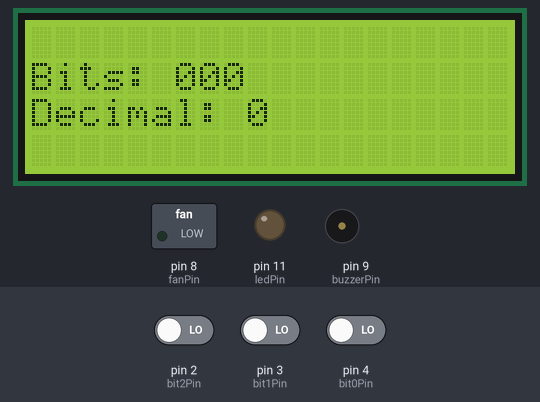
The sketch below on a simulated Arduino Uno, built with avr-gcc and run on an emulated ATmega328P. Shown: 20×4 character LCD, switched loads named in the sketch (green lamp = pin HIGH), output pins drawn as LEDs (lit = HIGH), buzzer (waves = sounding, pin HIGH). The test bench sets the inputs (shaded band); at power-on: pin 2 (bit2Pin) LOW, pin 3 (bit1Pin) LOW, pin 4 (bit0Pin) LOW. What the sketch prints to the serial monitor is not drawn.

Above: at 1.2 s.
1.3 s: pin 2 (bit2Pin) driven HIGH
At 2.8 s:
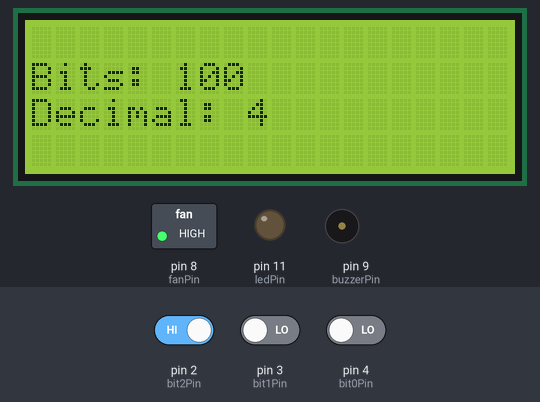
3.1 s: pin 3 (bit1Pin) driven HIGH
At 3.8 s:
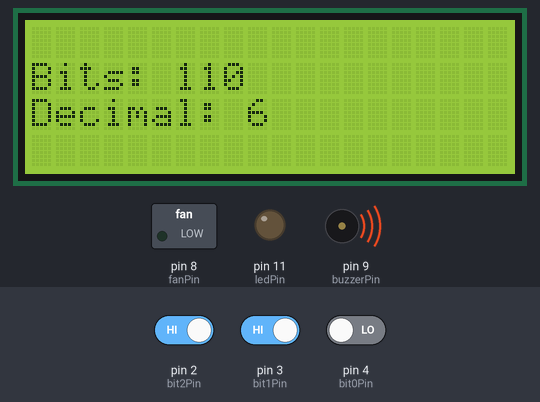
4.7 s: pin 2 (bit2Pin) driven LOW
At 5.8 s:
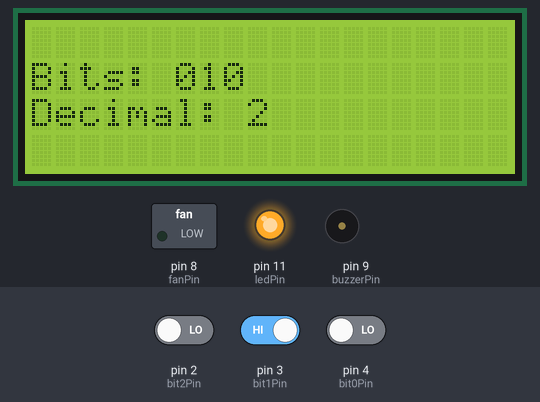
6.3 s: pin 4 (bit0Pin) driven HIGH
At 7.6 s:
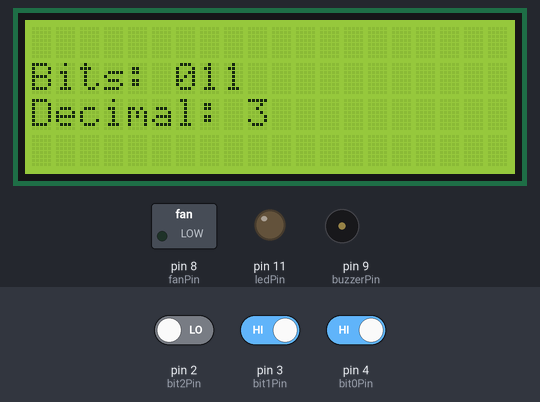
7.9 s: pin 3 (bit1Pin) driven LOW
At 8.5 s:
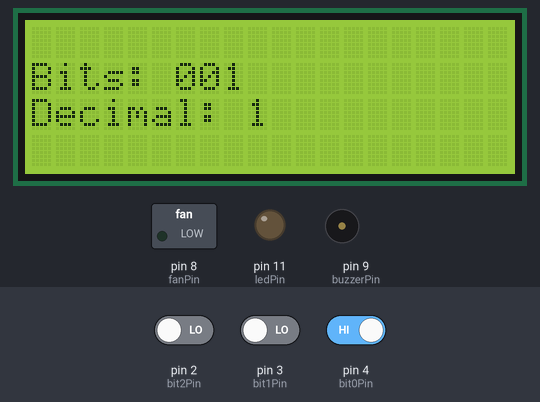
9.5 s: pin 2 (bit2Pin) driven HIGH
At 10.4 s:
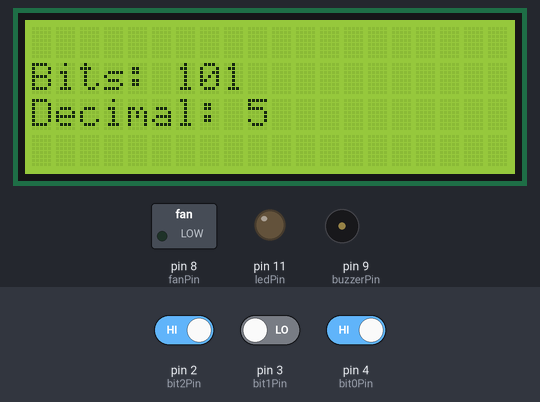
Timing chart, 0 to 12.1 s (numbered marks = the images above; inputs shaded):
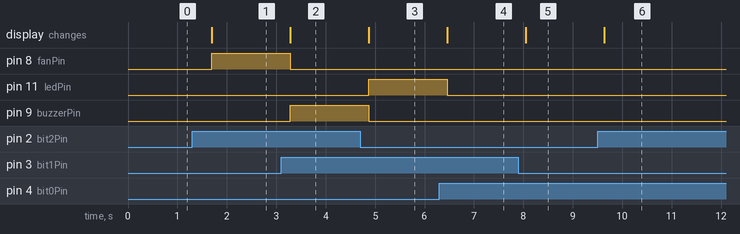

Measured:
- after the input at 1.3 s, pin 8 (fanPin): LOW → HIGH after 0.40 s; the display: changes after 0.40 s (image 1)
- after the input at 3.1 s, pin 8 (fanPin): HIGH → LOW after 0.19 s; pin 9 (buzzerPin): LOW → HIGH after 0.19 s; the display: changes after 0.19 s (image 2)
- after the input at 4.7 s, pin 11 (ledPin): LOW → HIGH after 0.17 s; pin 9 (buzzerPin): HIGH → LOW after 0.17 s; the display: changes after 0.17 s (image 3)
- after the input at 6.3 s, pin 11 (ledPin): HIGH → LOW after 0.16 s; the display: changes after 0.16 s (image 4)
- after the input at 7.9 s, the display: changes after 0.15 s (image 5)
- after the input at 9.5 s, the display: changes after 0.14 s (image 6)

The sketch:

Flash-ADC-bit-converter.ino
```cpp
#include <Wire.h>
#include <LiquidCrystal_I2C.h>

// 3-bit input pins
const int bit2Pin = 2;  // MSB
const int bit1Pin = 3;
const int bit0Pin = 4;  // LSB

// Output pins
const int ledPin = 11;
const int fanPin = 8;
const int buzzerPin = 9;

// Initialize LCD: address 0x27, 20 columns x 4 rows (update address if needed)
LiquidCrystal_I2C lcd(0x27, 20, 4);

void setup() {
  // Input pins
  pinMode(bit2Pin, INPUT);
  pinMode(bit1Pin, INPUT);
  pinMode(bit0Pin, INPUT);

  // Output pins
  pinMode(ledPin, OUTPUT);
  pinMode(fanPin, OUTPUT);
  pinMode(buzzerPin, OUTPUT);

  // Serial Monitor
  Serial.begin(9600);

  // LCD init
  lcd.init();
  lcd.backlight();
  lcd.setCursor(0, 0);
  lcd.print("3-bit Decoder Demo");
}

void loop() {
  // Read inputs
  int b2 = digitalRead(bit2Pin);
  int b1 = digitalRead(bit1Pin);
  int b0 = digitalRead(bit0Pin);

  // Combine bits to decimal
  int adcValue = (b2 << 2) | (b1 << 1) | b0;

  // Print to Serial Monitor
  Serial.print("Bits: ");
  Serial.print(b2);
  Serial.print(b1);
  Serial.print(b0);
  Serial.print(" (Decimal: ");
  Serial.print(adcValue);
  Serial.println(")");

  // Clear the LCD before updating
  lcd.clear();

  // Print to LCD (clear previous values)
  lcd.setCursor(0, 1);
  lcd.print("Bits: ");
  lcd.print(b2);
  lcd.print(b1);
  lcd.print(b0);
  lcd.print("   ");  // Extra spaces to clear previous longer text

  lcd.setCursor(0, 2);
  lcd.print("Decimal: ");
  lcd.print(adcValue);
  lcd.print("    ");  // Extra spaces to clear previous longer text

  // Control devices
  digitalWrite(ledPin, adcValue == 2 ? HIGH : LOW);
  digitalWrite(fanPin, adcValue == 4 ? HIGH : LOW);
  digitalWrite(buzzerPin, adcValue == 6 ? HIGH : LOW);

  delay(500);
}
```
